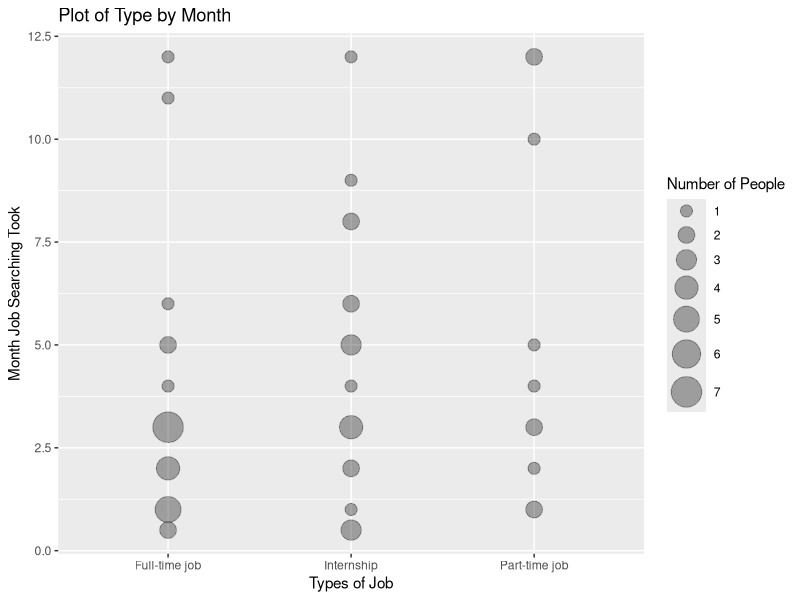
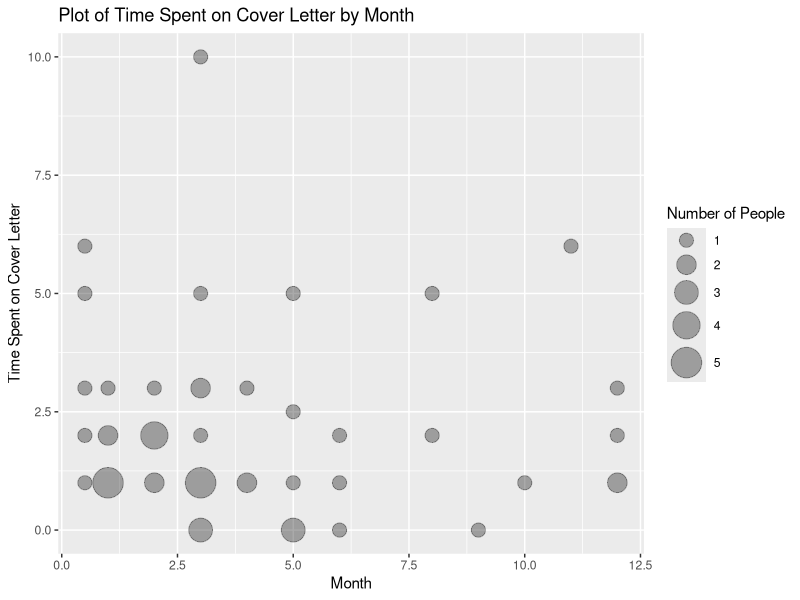
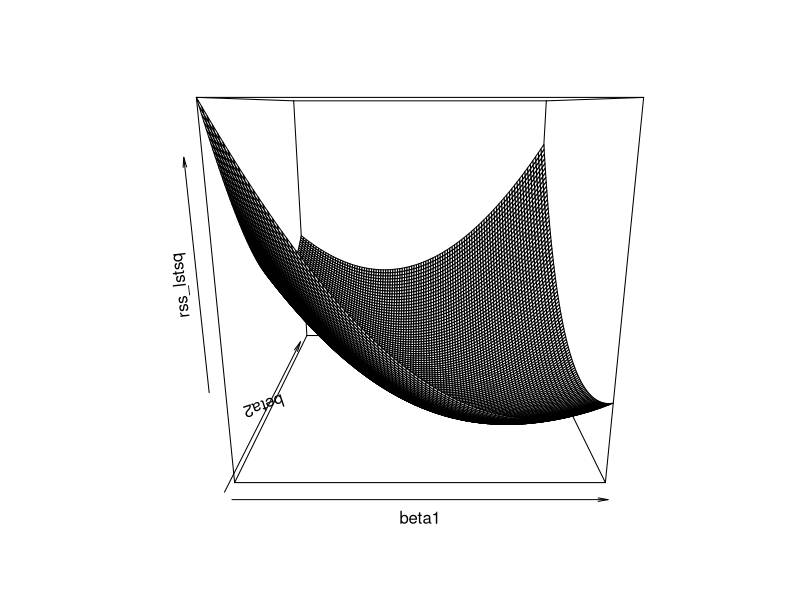
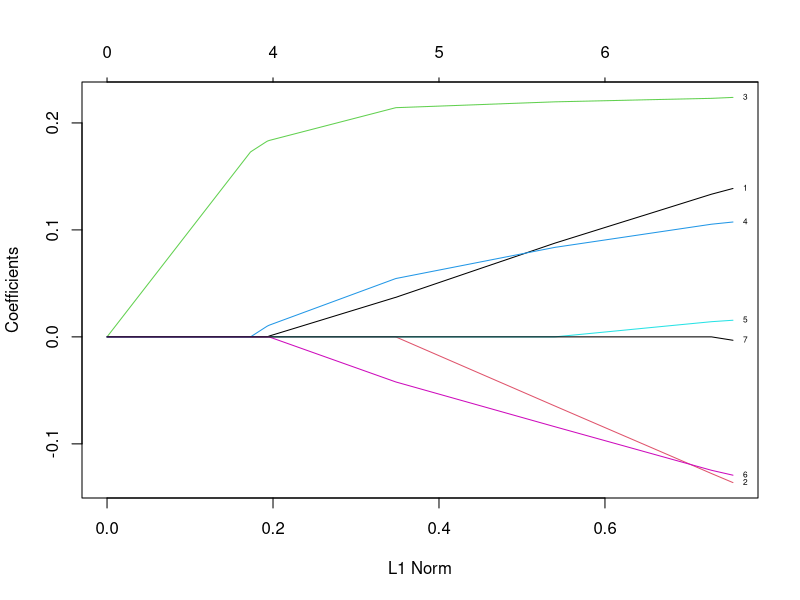

Reproduce these figures in R, in order.
## ---- chunk 1
install.packages("dplyr")
library(dplyr)
library(ggplot2)
## ---- chunk 2
#setwd("/Users/song-euiyul//desktop")
data <- read.csv("../data/370_clean_suk.csv")
View(data)
colnames(data) <- c("timestamp", "job_type", "position_offer", "month", "career_fair", "job_posting","iCareer", "employer_visit", "linkedin", "third_party", "husky_jobs", "career_workshop", "friends_family", "career_advisor", "platform_used", "ifelse_linkedin", "ifelse_employer_visit", "ifelse_husky_jobs", "ifelse_friends_family", "ifelse_iCareer", "ifelse_employer_website", "ifelse_career_fair", "ifelse_indeed", "ifelse_none_of_these", "num_application", "num_career_fair", "hour_resume", "hour_coverletter", "evaluate_opportunity", "evaluate_writing_resume_coverletter", "evaluate_other_students", "evaluate_networking", "evaluate_interview", "rate_confidence", "num_internship", "cumulative_gpa", "major_gpa", "class_standing", "major", "graduation_date", "gender", "physical_apprearance_gender", "race_ethnicity", "asian", "white", "middle_eastern", "pacific_islander", "black", "native_american", "email")

View(data)

job_type = data$job_type
month = data$month

job_type <- job_type[!is.na(job_type)]
month <- month[!is.na(month)]

print(job_type)
print(month)

output <- ggplot(data = data) +
  geom_count(mapping = aes(x = job_type, y = month), alpha = 1/3) + scale_size_area(max_size = 10) + 
  labs(title = "Plot of Type by Month", x = "Types of Job", y = "Month Job Searching Took", size = "Number of People")
# + geom_point(data = filter(data, rank(size) > 5), colour = "red")

output
## ---- chunk 3
cover_letter <- data$hour_coverletter

output <- ggplot(data = data) +
  geom_count(mapping = aes(x = month, y = cover_letter), alpha = 1/3) + scale_size_area(max_size = 10) + 
  labs(title = "Plot of Time Spent on Cover Letter by Month", x = "Month", y = "Time Spent on Cover Letter", size = "Number of People")
output

## ---- chunk 4
# Load glmnet and example data
library(glmnet)
require(glmnet)
head(data)
summary(data)

v0 <- "month"
v1 <- "hour_resume"
v2 <- "hour_coverletter"
v3 <- "rate_confidence"
v4 <- "num_application"
v5 <- "num_career_fair"
v6 <- "cumulative_gpa"
v7 <- "major_gpa" 
v11 <- "num_internship"

# Examine the correlations among month, hour spend on resume, hour spend on cover letter
round(cor(data[, c(v0,v1,v2,v3,v4,v5,v7,v6,v11)]), 2)

# The units of measurement for these two independent variables are quite different, so to make comparisons more fair, you should standardize them. There’s less of a need to standardize the dependent variable
standardize <- function(x) {(x-mean(x))/sd(x)}
z11 <- standardize(data[, v11])
z0 <- standardize(data[, v0])
z1 <- standardize(data[, v1])
z2 <- standardize(data[, v2])
z3 <- standardize(data[, v3])
z4 <- standardize(data[, v4])
z5 <- standardize(data[, v5])
z6 <- standardize(data[, v6])
z7 <- standardize(data[, v7])
lstsq <- lm(z0~z1+z2-1)
lstsq_beta <- coef(lstsq)

# Tranditional linear regression approach: least squares regression, because it minimizes the sum of squared deviations of the residual
# Compute the residual sum of squared deviations (rss) for a range of possible regression coefficients
n_lstsq <- 100
s <- seq(-1, 1, length=n_lstsq)
rss_lstsq <- matrix(NA, nrow=n_lstsq, ncol=n_lstsq)
for (i in 1:n_lstsq) {
  for (j in 1:n_lstsq) {
    rss_lstsq[i, j] <- sum((z0-s[i]*z1-s[j]*z2)^2)
  }
}
persp(s, s, rss_lstsq, xlab="beta1", ylab="beta2", zlab="rss_lstsq")


# Lasso regression model is an alternative to the classic least squares estimate that avoids many of the problems with overfitting when you have a large number of independent variables.
find_closest <- function(x, target) {
  d <- abs(x-target)
  return(which(d==min(d))[1])
}

draw_axes <- function() {
  k2 <- seq(-1, 1, length=5)
  par(mar=c(4.6, 4.6, 0.6, 0.6), xaxs="i", yaxs="i")
  plot(1.02*range(s), 1.02*range(s), type="n", xlab="beta1", ylab="beta2", axes=FALSE)
  axis(side=1, pos=0, col="gray", at=k2, labels=rep(" ", length(k2)))
  axis(side=2, pos=0, col="gray", at=k2, labels=rep(" ", length(k2)))
  text(k2[-3], -0.05, k2[-3], cex=0.5, col="black")
  text(-0.05, k2[-3], k2[-3], cex=0.5, col="black")
}
k1 <- c(1, 1.1, 1.2, 1.5, 2, 2.5, 3:9)
k1 <- c(0.1*k1, k1, 10*k1, 100*k1, 1000*k1)
k1 <- k1[k1>min(rss_lstsq)]
lasso <- glmnet(cbind(z1, z2, z3, z4, z5, z6, z7), z0, alpha=1, intercept=FALSE, nlambda=1000)
cvfit <- cv.glmnet(cbind(z1, z2, z3, z4, z5, z6, z7), z0, alpha=1, intercept=FALSE, nlambda=1000)
library(plotmo)

plot(lasso, label = TRUE)
#plot_glmnet(lasso,label=TRUE,s=cvfit,col=cols)
#m_lasso <- dim(lasso$beta)[2]
#rss_lasso <- rep(NA,m_lasso)
#for (i in 1:m_lasso) {
#  rss_lasso[i] <- sum((z0 - lasso$beta[1, i]*z1 -lasso$beta[2, i]*z2)^2)
#}
#r1 <- find_closest(rss_lasso, k1[1])
#r2 <- find_closest(rss_lasso, k1[2])
#r3 <- find_closest(rss_lasso, k1[3])
#draw_axes()
#contour(s, s, matrix(rss_lstsq,nrow=n_lstsq), levels=k1, add=TRUE, col="gray")
#contour(s, s, matrix(rss_lstsq,nrow=n_lstsq), levels=k1[1], add=TRUE, col="black")
#d <- abs(lasso$beta[1, r1])+abs(lasso$beta[2, r1])
#segments( d, 0, 0, d)
#segments( 0, d,-d, 0)
#segments(-d, 0, 0,-d)
#segments( 0,-d, d, 0)
#text(lstsq_beta[1], lstsq_beta[2], "X", cex=0.5)
#arrows(lstsq_beta[1], lstsq_beta[2], lasso$beta[1, r1], lasso$beta[2, r1], len=0.05)
